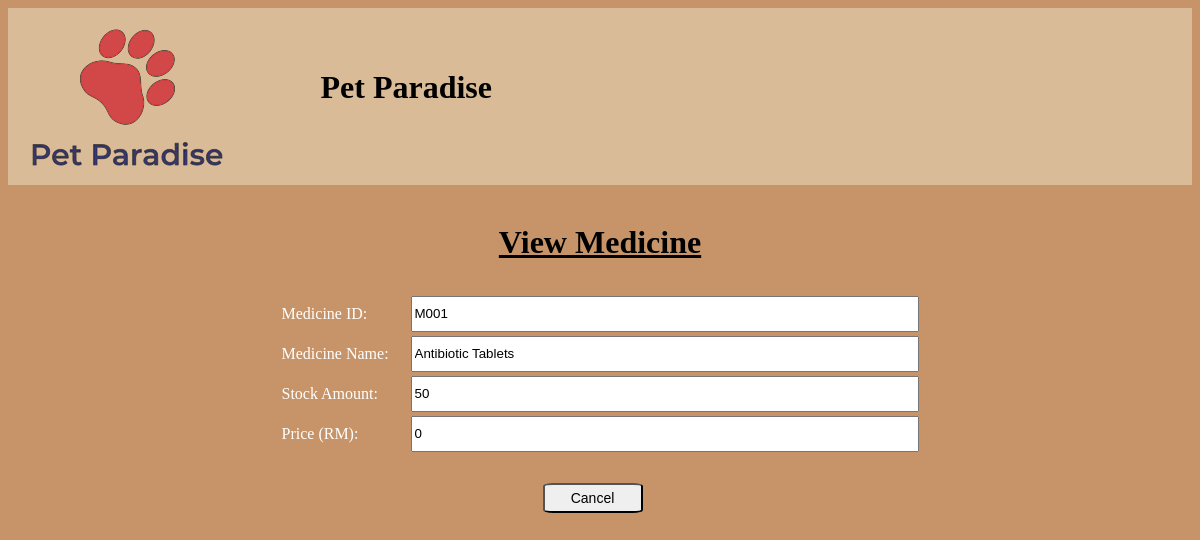
The app's page /viewmedicine.php?id=M001 with its own data.
### tables this page shows
CREATE TABLE `medicine` (
  `medicine_id` varchar(4) NOT NULL,
  `medicine_name` text NOT NULL,
  `medicine_stock` int(11) NOT NULL,
  `medicine_desc` text NOT NULL,
  `medicine_price` int(11) NOT NULL
);

### viewmedicine.php (the view, shortened to what this page needs)
<!DOCTYPE html>
<html lang="en">
<head>
</head>
<body>
    <?php
        include "dbcon.php";
        include "header1.php";
    ?>
    <br>
    <b><h1 style="text-align:center; padding-bottom: 10px;"><u>View Medicine</u></h1></b>
    <form action="#" method="post">
    <table class="center">
        <?php
            $id = $_GET['id'];
            $query = "SELECT * FROM medicine where medicine_id = '$id'";
            $result = mysqli_query($connection,$query);
            while ($row = mysqli_fetch_assoc($result)){
                $id = $row['medicine_id'];
                $name = $row['medicine_name'];
                $stock = $row['medicine_stock'];
                $price = $row['medicine_price'];
            }
        ?>
        <tr>
            <td><label for="user-input" style="color: white">Medicine ID:</label></td>
            <td><input type="text" id="user-input" value="<?php echo $id; ?>" readonly></td>
        </tr>
        <tr>
            <td><label for="user-input" style="color: white">Medicine Name:</label></td>
            <td><input type="text" id="user-input" value="<?php echo $name; ?>" readonly></td>
        </tr>
        <tr>
            <td><label for="user-input" style="color: white">Stock Amount:</label></td>
            <td><input type="number" id="user-input" value="<?php echo $stock; ?>" readonly></td>
        </tr>
        <tr>
            <td><label for="user-input" style="color: white">Price (RM):</label></td>
            <td><input type="text" id="user-input" value="<?php echo $price; ?>" readonly></td>
        </tr>
    </table>
    <table class="center" style="margin-top: 20px;">
        <tr>
            <td colspan="2"><input type="button" value="Cancel" onclick="window.open('managemedicine.php','_self')">
        </tr>
    </table>
    </form>
</body>
</html>

### viewmedicine.php (style rules this page uses)
body { background-color: #C69468; }
#user-input { height: 30px; width: 500px; }
td { width: 125px; }
.center { margin-left: auto; margin-right: auto; }
input[type=button] { width: 100px; height: 30px; margin: 5px; border-radius: 10%; font-size: 14px; }

### records on screen
medicine: medicine_id "M001", medicine_name "Antibiotic Tablets", medicine_stock "50", medicine_price "0"
